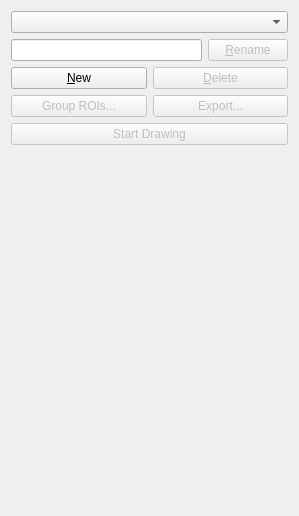
<?xml version="1.0" encoding="UTF-8"?>
<ui version="4.0">
 <class>RoiForm</class>
 <widget class="QWidget" name="RoiForm">
  <property name="geometry">
   <rect>
    <x>0</x>
    <y>0</y>
    <width>298</width>
    <height>516</height>
   </rect>
  </property>
  <property name="windowTitle">
   <string>Form</string>
  </property>
  <layout class="QVBoxLayout" name="verticalLayout_2">
   <item>
    <widget class="QComboBox" name="roiComboBox"/>
   </item>
   <item>
    <layout class="QHBoxLayout" name="horizontalLayout_4">
     <item>
      <widget class="QLineEdit" name="nameEdit"/>
     </item>
     <item>
      <widget class="QPushButton" name="renameButton">
       <property name="enabled">
        <bool>false</bool>
       </property>
       <property name="text">
        <string>&amp;Rename</string>
       </property>
      </widget>
     </item>
    </layout>
   </item>
   <item>
    <layout class="QHBoxLayout" name="horizontalLayout">
     <item>
      <widget class="QPushButton" name="newButton">
       <property name="text">
        <string>&amp;New</string>
       </property>
      </widget>
     </item>
     <item>
      <widget class="QPushButton" name="deleteButton">
       <property name="enabled">
        <bool>false</bool>
       </property>
       <property name="text">
        <string>&amp;Delete</string>
       </property>
      </widget>
     </item>
    </layout>
   </item>
   <item>
    <layout class="QHBoxLayout" name="horizontalLayout_6">
     <property name="bottomMargin">
      <number>0</number>
     </property>
     <item>
      <widget class="QPushButton" name="groupButton">
       <property name="enabled">
        <bool>false</bool>
       </property>
       <property name="text">
        <string>Group ROIs...</string>
       </property>
      </widget>
     </item>
     <item>
      <widget class="QPushButton" name="saveROIButton">
       <property name="enabled">
        <bool>false</bool>
       </property>
       <property name="text">
        <string>Export...</string>
       </property>
      </widget>
     </item>
    </layout>
   </item>
   <item>
    <layout class="QHBoxLayout" name="horizontalLayout_5">
     <property name="bottomMargin">
      <number>0</number>
     </property>
     <item>
      <widget class="QPushButton" name="drawButton">
       <property name="enabled">
        <bool>false</bool>
       </property>
       <property name="text">
        <string>Start Drawing</string>
       </property>
      </widget>
     </item>
    </layout>
   </item>
   <item>
    <spacer name="verticalSpacer">
     <property name="orientation">
      <enum>Qt::Vertical</enum>
     </property>
     <property name="sizeHint" stdset="0">
      <size>
       <width>277</width>
       <height>260</height>
      </size>
     </property>
    </spacer>
   </item>
  </layout>
 </widget>
 <resources/>
 <connections/>
</ui>
